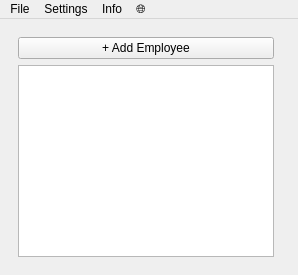
<?xml version="1.0" encoding="UTF-8"?>
<ui version="4.0">
 <class>MainWindow</class>
 <widget class="QMainWindow" name="MainWindow">
  <property name="windowTitle">
   <string>Employee Time Tracker</string>
  </property>
  <widget class="QWidget" name="centralwidget">
   <layout class="QHBoxLayout" name="mainLayout">
    <item>
     <widget class="QWidget" name="column1">
      <layout class="QVBoxLayout" name="layoutColumn1">
       <item>
        <widget class="QPushButton" name="btnAddEmployee">
         <property name="text">
          <string>+ Add Employee</string>
         </property>
        </widget>
       </item>
       <item>
        <widget class="QListWidget" name="listEmployees"/>
       </item>
      </layout>
     </widget>
    </item>
    <item>
     <widget class="QStackedWidget" name="stackMainContent"/>
    </item>
   </layout>
  </widget>
  <widget class="QMenuBar" name="menubar">
   <property name="geometry">
    <rect><x>0</x><y>0</y><width>800</width><height>22</height></rect>
   </property>
   <widget class="QMenu" name="menuFile">
    <property name="title"><string>File</string></property>
    <addaction name="actionImport"/>
    <addaction name="actionExport"/>
    <addaction name="actionExit"/>
   </widget>
   <widget class="QMenu" name="menuSettings">
    <property name="title"><string>Settings</string></property>
    <addaction name="actionPreferences"/>
   </widget>
   <widget class="QMenu" name="menuInfo">
    <property name="title"><string>Info</string></property>
    <addaction name="actionAboutApp"/>
    <addaction name="actionAboutQt"/>
   </widget>
   <widget class="QMenu" name="menuLanguage">
    <property name="title"><string>🌐</string></property>
    <addaction name="actionLanguageSelector"/>
   </widget>
   <addaction name="menuFile"/>
   <addaction name="menuSettings"/>
   <addaction name="menuInfo"/>
   <addaction name="menuLanguage"/>
  </widget>
  <action name="actionImport">
   <property name="text"><string>Import...</string></property>
  </action>
  <action name="actionExport">
   <property name="text"><string>Export...</string></property>
  </action>
  <action name="actionExit">
   <property name="text"><string>Exit</string></property>
  </action>
  <action name="actionPreferences">
   <property name="text"><string>Preferences</string></property>
  </action>
  <action name="actionAboutApp">
   <property name="text"><string>About App</string></property>
  </action>
  <action name="actionAboutQt">
   <property name="text"><string>About Qt</string></property>
  </action>
  <action name="actionLanguageSelector">
   <property name="text"><string>🌐 Language</string></property>
  </action>
 </widget>
 <resources/>
 <connections/>
</ui>
